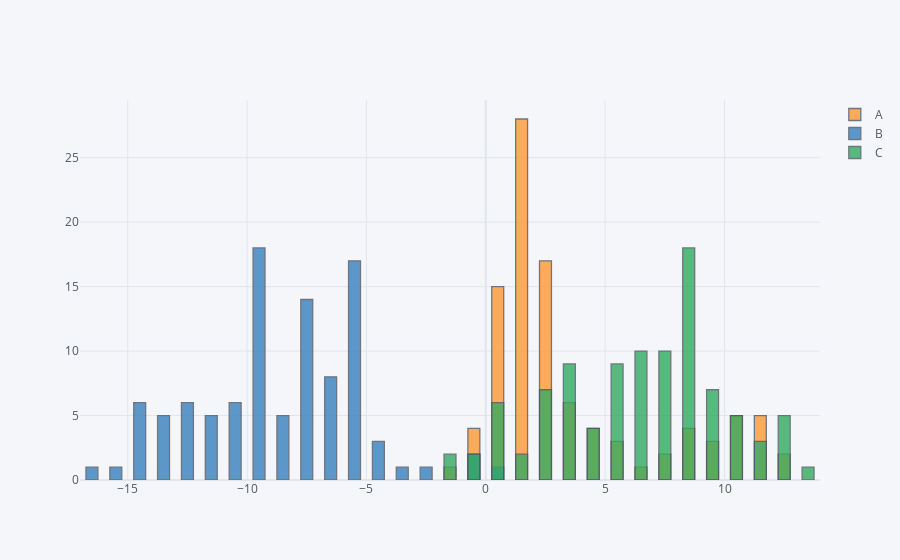

Here is the notebook cell this chart was saved with:
### Code cell
df.iplot(kind = 'hist', bins = 25, barmode = 'overlay', bargap = 0.5)
